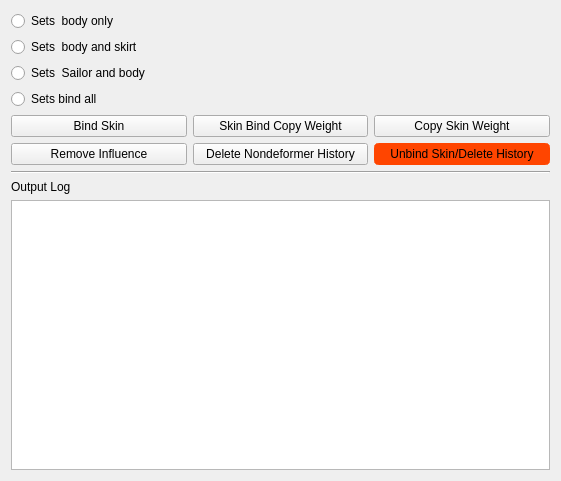
<?xml version="1.0" encoding="UTF-8"?>
<ui version="4.0">
 <class>Sinple_Bind_Tool</class>
 <widget class="QWidget" name="Sinple_Bind_Tool">
  <property name="geometry">
   <rect>
    <x>0</x>
    <y>0</y>
    <width>561</width>
    <height>481</height>
   </rect>
  </property>
  <property name="minimumSize">
   <size>
    <width>561</width>
    <height>481</height>
   </size>
  </property>
  <property name="windowTitle">
   <string>SinpleBindTool</string>
  </property>
  <layout class="QVBoxLayout" name="verticalLayout_5">
   <item>
    <layout class="QVBoxLayout" name="verticalLayout">
     <item>
      <widget class="QRadioButton" name="bind_body_btn">
       <property name="text">
        <string>Sets  body only</string>
       </property>
      </widget>
     </item>
     <item>
      <widget class="QRadioButton" name="bind_bodySK_btn">
       <property name="text">
        <string>Sets  body and skirt</string>
       </property>
      </widget>
     </item>
     <item>
      <widget class="QRadioButton" name="bind_bodysailor_btn">
       <property name="text">
        <string>Sets  Sailor and body</string>
       </property>
      </widget>
     </item>
     <item>
      <widget class="QRadioButton" name="bind_all_btn">
       <property name="text">
        <string>Sets bind all</string>
       </property>
      </widget>
     </item>
    </layout>
   </item>
   <item>
    <layout class="QHBoxLayout" name="horizontalLayout">
     <item>
      <widget class="QPushButton" name="bindskin_btn">
       <property name="text">
        <string>Bind Skin</string>
       </property>
      </widget>
     </item>
     <item>
      <widget class="QPushButton" name="bind_copy_btn">
       <property name="text">
        <string>Skin Bind Copy Weight</string>
       </property>
      </widget>
     </item>
     <item>
      <widget class="QPushButton" name="copyskin_btn">
       <property name="text">
        <string>Copy Skin Weight</string>
       </property>
      </widget>
     </item>
    </layout>
   </item>
   <item>
    <layout class="QHBoxLayout" name="horizontalLayout_2">
     <item>
      <widget class="QPushButton" name="remove_influence_btn">
       <property name="text">
        <string>Remove Influence</string>
       </property>
      </widget>
     </item>
     <item>
      <widget class="QPushButton" name="delete_history_btn">
       <property name="styleSheet">
        <string notr="true"/>
       </property>
       <property name="text">
        <string>Delete Nondeformer History</string>
       </property>
      </widget>
     </item>
     <item>
      <widget class="QPushButton" name="unbind_btn">
       <property name="styleSheet">
        <string notr="true">QPushButton{
	background-color: #ff4500;
	border: 4px solid #ff4500;
	border-radius: 5px;
}</string>
       </property>
       <property name="text">
        <string>Unbind Skin/Delete History</string>
       </property>
      </widget>
     </item>
    </layout>
   </item>
   <item>
    <layout class="QVBoxLayout" name="verticalLayout_4">
     <item>
      <widget class="Line" name="line_2">
       <property name="orientation">
        <enum>Qt::Horizontal</enum>
       </property>
      </widget>
     </item>
    </layout>
   </item>
   <item>
    <layout class="QVBoxLayout" name="verticalLayout_3"/>
   </item>
   <item>
    <layout class="QVBoxLayout" name="verticalLayout_2">
     <item>
      <widget class="QLabel" name="label">
       <property name="text">
        <string>Output Log</string>
       </property>
      </widget>
     </item>
     <item>
      <widget class="QGraphicsView" name="log"/>
     </item>
    </layout>
   </item>
  </layout>
 </widget>
 <resources/>
 <connections/>
</ui>
